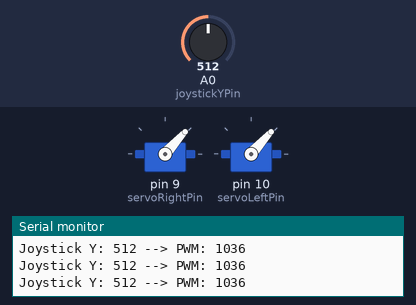
This sketch was run on a simulated Arduino Uno, built with avr-gcc and run on an emulated ATmega328P. Shown: 2 × servo, the last lines printed to the serial monitor. The test bench sets the inputs (shaded band); at power-on: A0 (joystickYPin) = 512.

Above: at 2.8 s.
2.9 s: A0 (joystickYPin) set to 716
At 3.6 s:
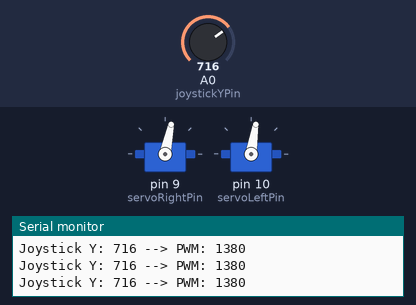
4.4 s: A0 (joystickYPin) set to 900
At 5.3 s:
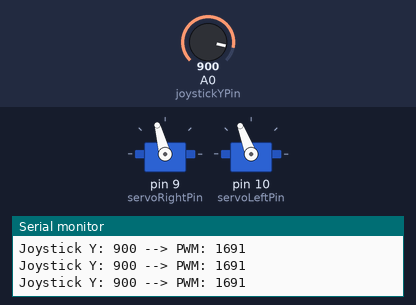
5.9 s: A0 (joystickYPin) set to 511
At 7.0 s:
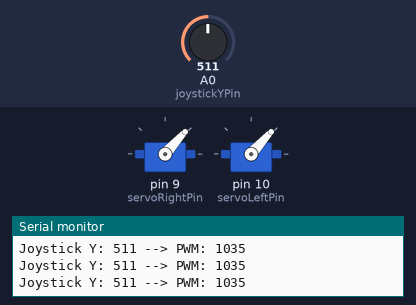
Timing chart, 0 to 8.9 s (numbered marks = the images above; inputs shaded):
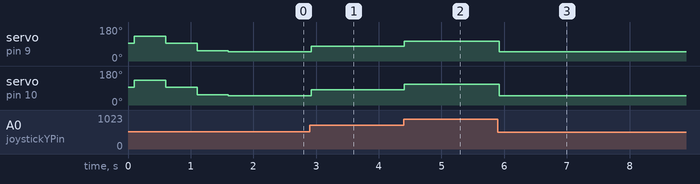

Measured:
- after the input at 2.9 s, servo on pin 9 (servoRightPin): 48° → 78° at once; servo on pin 10 (servoLeftPin): 48° → 81° at once
- after the input at 4.4 s, servo on pin 9 (servoRightPin): 78° → 105° at once; servo on pin 10 (servoLeftPin): 81° → 111° at once
- after the input at 5.9 s, servo on pin 9 (servoRightPin): 105° → 48° at once; servo on pin 10 (servoLeftPin): 111° → 48° at once

The sketch:

joystickTwoMotor.ino
```cpp
#include <Servo.h>

Servo rightServo;
Servo leftServo;

const int joystickYPin = A0;
const int servoRightPin = 9;
const int servoLeftPin = 10;

const int deadzone = 20;
const int middleJoystick = 430;

const float multification = 2200.0 / 2450.0;

int pwmValue;
int pwmRight;

void setup() {
  Serial.begin(9600);
  rightServo.attach(servoRightPin);
  leftServo.attach(servoLeftPin);

  // stopValue ~1100, midSpeedFwd ~1500, maxSpeedFwd ~1900
  rightServo.writeMicroseconds(1500); // MIDDLE
  leftServo.writeMicroseconds(1500); // MIDDLE
  delay(100);
  rightServo.writeMicroseconds(1900); // Max Forward
  leftServo.writeMicroseconds(1900); // Max Forward
  delay(500);
  rightServo.writeMicroseconds(1500); // MIDDLE
  leftServo.writeMicroseconds(1500); // MIDDLE
  delay(500);
  rightServo.writeMicroseconds(1100); // STOP
  leftServo.writeMicroseconds(1100); // STOP
  delay(500);
}

void loop() {
  int joyValue = analogRead(joystickYPin);

  if (joyValue < (middleJoystick - deadzone)) {
    pwmValue = map(joyValue, 500, 0, 1100, 1900);
  } else if (joyValue > (middleJoystick + deadzone)) {
    pwmValue = map(joyValue, 550, 1023, 1100, 1900);
  } else {
    pwmValue = 1100;
  }

  pwmRight = 1100 + ((pwmValue - 1100) * multification);


  rightServo.writeMicroseconds(pwmRight);
  leftServo.writeMicroseconds(pwmValue);

  Serial.print("Joystick Y: ");
  Serial.print(joyValue);
  Serial.print(" --> PWM: ");
  Serial.println(pwmValue);
}
```
